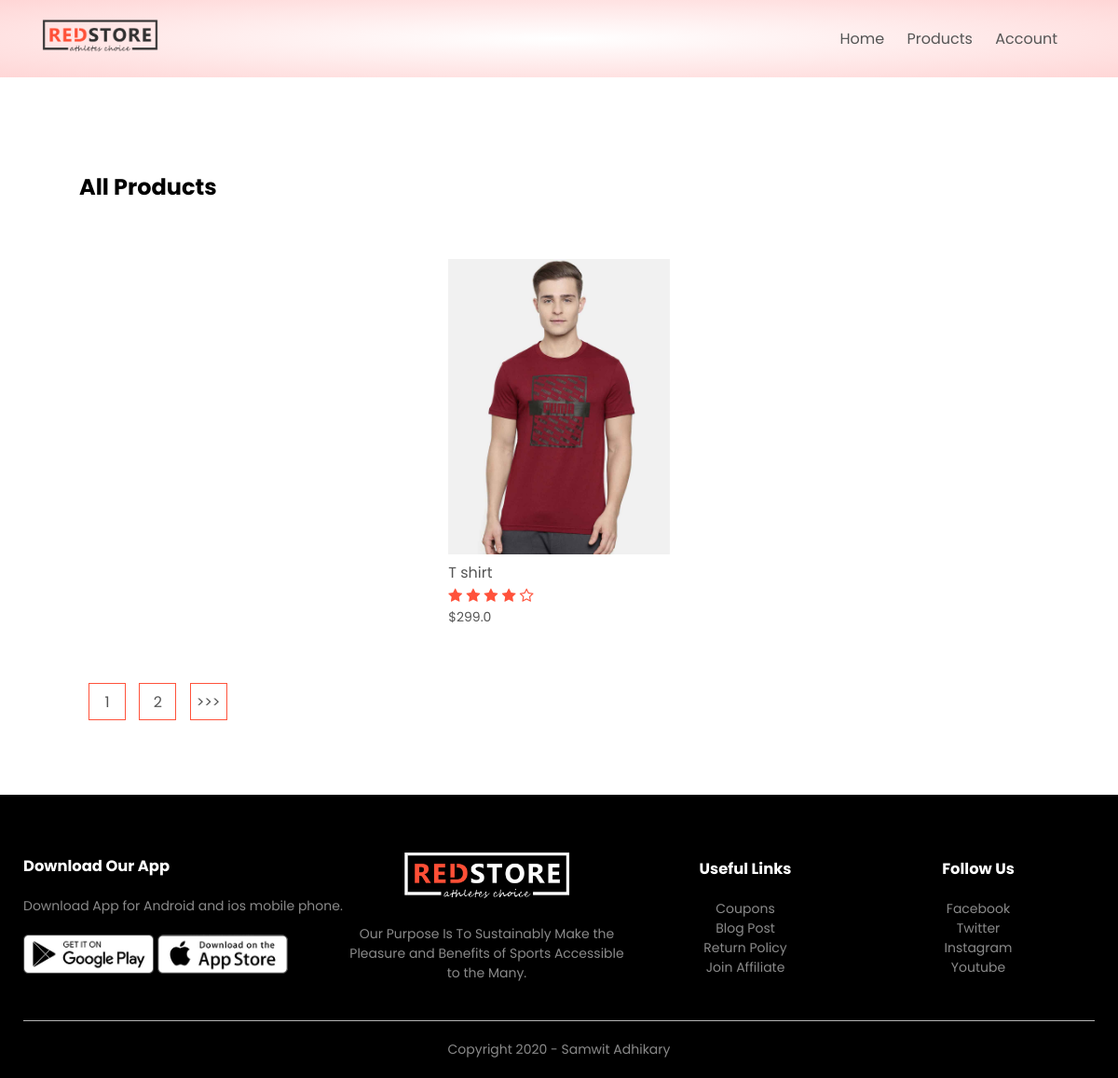
Page /product_list/ on the committed database.
### products/models.py (models this page shows, shortened)
class Product(models.Model):
    LIVE=1
    DELETE=0
    DELETE_CHOICES=((LIVE,'Live'),(DELETE,'Delete'))
    title=models.CharField(max_length=200)
    price=models.FloatField()
    description=models.TextField()
    image=models.ImageField(upload_to='media/')
    priority=models.IntegerField(default=0)
    delete_status=models.IntegerField(choices=DELETE_CHOICES,default=LIVE)
    created_at=models.DateTimeField(auto_now_add=True)
    updated_at=models.DateTimeField(auto_now=True)

### products/views.py (the view)
# urls.py: path('product_list/',views.list_products,name='list_products'),
def list_products(request):
    page=1
    if request.GET:
        page= request.GET.get('page',1)
    product_list=Product.objects.order_by('-priority')
    product_paginator=Paginator(product_list,1)
    product_list=product_paginator.get_page(page)
    context={'products':product_list}
    return render(request,'products_layout.html',context)

### products/templatetags/chunks.py (called while the page is built)
@register.filter(name='chunks')
def chunks(list_data,chunk_size):
    chunk=[]
    i=0
    for data in list_data:
        chunk.append(data)
        i=i+1
        if i==chunk_size:
            yield chunk
            i=0
            chunk=[]
    if chunk:
        yield chunk

### templates/products_layout.html (shortened to what this page needs)
{% extends 'blank_layout.html' %}
{% block content %}
{% include 'products_list.html' %}
{% endblock content %}

### templates/products_list.html (shortened to what this page needs)
{% load static %}
{% load chunks %}
<div class="small-container">
    <div class="row row-2">
        <h2>All Products</h2>
    </div>
    {% for product_chunks in products|chunks:4 %}
    <div class="row">
        {% for product in product_chunks %}
        <div class="col-4">
            <a href="{% url 'detail_product' product.id  %}"> <img src="{{ product.image.url }}"> </a>
            <h4>{{ product.title }}</h4>
            <div class="rating">
                <i class="fa fa-star"></i>
                <i class="fa fa-star"></i>
                <i class="fa fa-star"></i>
                <i class="fa fa-star"></i>
                <i class="fa fa-star-o"></i>
            </div>
            <p>${{ product.price }}</p>
        </div>
        {% endfor %}
    </div>
    {% endfor %}
    <div class="page-btn">
        {% for i in products.paginator.page_range %}
        <a href="?page={{i}}"><span>{{i}}</span></a>
        {% endfor %}
        {% if products.has_next %}
        <a href="?page={{ products.next_page_number }}"><span>>>></span></a>
        {% endif %}
    </div>
</div>

### static/css/style.css (style rules this page uses)
* { margin: 0; padding: 0; box-sizing: border-box; }
body { font-family: 'Poppins', sans-serif; }
a { text-decoration: none; color: #555; }
p { color: #555; }
.row { display: flex; align-items: center; flex-wrap: wrap; justify-content: space-around; }
.small-container { max-width: 1080px; margin: auto; padding-left: 25px; padding-right: 25px; }
.col-4 { flex-basis: 25%; padding: 10px; min-width: 200px; margin-bottom: 50px; transition: transform 0.5s; }
.col-4 img { width: 100%; }
h4 { color: #555; font-weight: normal; }
.col-4 p { font-size: 14px; }
.rating .fa { color: #ff523b; }
.row-2 { justify-content: space-between; margin: 100px auto 50px; }
.page-btn { margin: 0 auto 80px; }
.page-btn span { display: inline-block; border: 1px solid #ff523b; margin-left: 10px; width: 40px; height: 40px; text-align: center; line-height: 40px; cursor: pointer; }

### rows in the picture
Product: image (picture), title "T shirt", price "299.0"

### other values in the picture
{{ i }} "1" "2"
